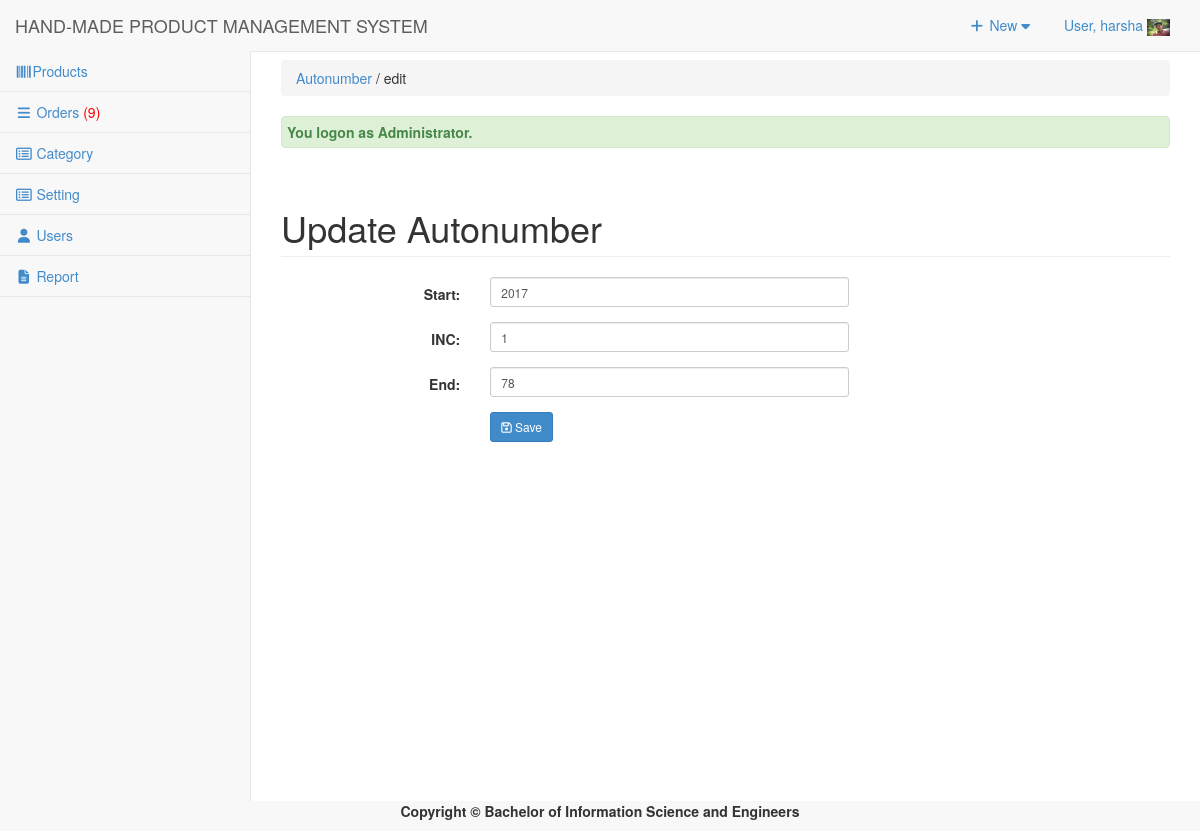
Screenshot of /admin/autonumber/index.php?view=edit&id=PROID (signed in) with the database file from the repository.
### tables this page shows
CREATE TABLE `tbluseraccount` (
  `USERID` int(11) NOT NULL,
  `U_NAME` varchar(122) NOT NULL,
  `U_USERNAME` varchar(122) NOT NULL,
  `U_PASS` varchar(122) NOT NULL,
  `U_ROLE` varchar(30) NOT NULL,
  `USERIMAGE` varchar(255) NOT NULL
);

CREATE TABLE `tblautonumber` (
  `ID` int(11) NOT NULL,
  `AUTOSTART` varchar(11) NOT NULL,
  `AUTOINC` int(11) NOT NULL,
  `AUTOEND` int(11) NOT NULL,
  `AUTOKEY` varchar(12) NOT NULL,
  `AUTONUM` int(30) NOT NULL
);

### admin/autonumber/index.php (called while the page is built, shortened)
<?php
require_once("../../include/initialize.php");
$view = (isset($_GET['view']) && $_GET['view'] != '') ? $_GET['view'] : '';
$header=$view;
$title="Autonumber";
require_once ("../theme/templates.php");
?>

### include/database.php (called while the page is built, shortened)
<?php
class Database {
	var $sql_string = '';
	private $conn;
	public function open_connection() {
		$this->conn = mysqli_connect(server,user,pass);
		if(!$this->conn){
			echo "Problem in database connection! Contact administrator!";
			exit();
		}else{
			$db_select = mysqli_select_db($this->conn,database_name);
		}
	}
	function setQuery($sql='') {
		$this->sql_string=$sql;
	}
	function executeQuery() {
		$result = mysqli_query($this->conn,$this->sql_string);
		return $result;
	}
	private function confirm_query($result) {
		return $result;
	}
	function loadSingleResult() {
		$cur = $this->executeQuery();
		while ($row = mysqli_fetch_object($cur)) {
		return $data = $row;
		}
	}
	public function num_rows($result_set) {
		return mysqli_num_rows($result_set);
	}
}
$mydb = new Database();
?>

### include/accounts.php (called while the page is built, shortened)
<?php
require_once(LIB_PATH.DS.'database.php');
class User {
	protected static  $tblname = "tbluseraccount";
	function single_user($id=""){
			global $mydb;
			$mydb->setQuery("SELECT * FROM ".self::$tblname."
				Where USERID= '{$id}' LIMIT 1");
			$cur = $mydb->loadSingleResult();
			return $cur;
	}
}
?>

### include/autonumbers.php (called while the page is built, shortened)
<?php
require_once(LIB_PATH.DS.'database.php');
class Autonumber {
	protected static  $tblname = "tblautonumber";
	function single_autonumber($autokey=""){
		global $mydb;
		$mydb->setQuery("SELECT * FROM ".self::$tblname."
			WHERE  AUTOKEY= '{$autokey}' LIMIT 1");
		$cur = $mydb->loadSingleResult();
		return $cur;
	}
}
?>

### admin/autonumber/edit.php (the view, shortened to what this page needs)
<?php
  $AUTOKEY = $_GET['id'];
  $autonumber = New Autonumber();
  $singleauto = $autonumber->single_autonumber($AUTOKEY);
?>
 <form class="form-horizontal span6" action="controller.php?action=edit" method="POST">
            <div class="row">
         <div class="col-lg-12">
            <h1 class="page-header">Update Autonumber</h1>
          </div>
       </div>
                  <div class="form-group">
                    <div class="col-md-8">
                      <label class="col-md-4 control-label" for=
                      "AUTOSTART">Start:</label>
                      <div class="col-md-8">
                         <input class="form-control input-sm" id="AUTOSTART" name="AUTOSTART" placeholder=
                            "Start" type="text" value="<?php  echo $singleauto->AUTOSTART; ?>">
                      </div>
                    </div>
                  </div>
                     <div class="form-group">
                    <div class="col-md-8">
                      <label class="col-md-4 control-label" for=
                      "AUTOINC">INC:</label>
                      <div class="col-md-8">
                         <input class="form-control input-sm" id="AUTOINC" name="AUTOINC" placeholder=
                            "INC" type="text" value="<?php  echo $singleauto->AUTOINC; ?>">
                      </div>
                    </div>
                  </div>
                   <div class="form-group">
                    <div class="col-md-8">
                      <label class="col-md-4 control-label" for=
                      "AUTOEND">End:</label>
                      <div class="col-md-8">
                         <input class="form-control input-sm" id="AUTOEND" name="AUTOEND" placeholder=
                            "End" type="text" value="<?php  echo $singleauto->AUTOEND; ?>">
                      </div>
                    </div>
                  </div>
             <div class="form-group">
                    <div class="col-md-8">
                      <label class="col-md-4 control-label" for=
                      "idno"></label>
                      <div class="col-md-8">
                      <button class="btn btn-primary btn-sm" name="save" type="submit" ><span class="fa fa-save fw-fa"></span> Save</button>
                      </div>
                    </div>
                  </div>
        <div class="form-group">
                <div class="rows">
                  <div class="col-md-6">
                    <label class="col-md-6 control-label" for=
                    "otherperson"></label>
                    <div class="col-md-6">
                    </div>
                  </div>
                  <div class="col-md-6" align="right">
                   </div>
              </div>
              </div>
        </form>
        </div>

### admin/theme/templates.php (shortened to what this page needs)
<!DOCTYPE html>
<html lang="en">
<head>
<link href="<?php echo web_root; ?>admin/css/bootstrap.min.css" rel="stylesheet">
<link href="<?php echo web_root; ?>admin/css/metisMenu.min.css" rel="stylesheet">
<link href="<?php echo web_root; ?>admin/css/timeline.css" rel="stylesheet">
<link href="<?php echo web_root; ?>admin/css/sb-admin-2.css" rel="stylesheet">
<link href="<?php echo web_root; ?>admin/font/css/font-awesome.min.css" rel="stylesheet" type="text/css">
<link href="<?php echo web_root; ?>admin/font/font-awesome.min.css" rel="stylesheet" type="text/css">
<link href="<?php echo web_root; ?>admin/css/dataTables.bootstrap.css" rel="stylesheet">
<link href="<?php echo web_root; ?>css/bootstrap-datetimepicker.min.css" rel="stylesheet" media="screen">
<link href="<?php echo web_root; ?>css/datepicker.css" rel="stylesheet" media="screen">
<link href="<?php echo web_root; ?>admin/css/costum.css" rel="stylesheet">
<link href="<?php echo web_root; ?>admin/css/ekko-lightbox.css" rel="stylesheet">
</head>
  <?php
    $query = "SELECT * FROM tblsummary WHERE ORDEREDSTATS = 'Pending'";
    $mydb->setQuery($query);
    $cur = $mydb->executeQuery();
    $rowscount = $mydb->num_rows($cur);
    $res = isset($rowscount)? $rowscount : 0;
    if($res>0){
    $order = '<span style="color:red;">('.$res.')</span>';
    }else{
        $order = '<span> ('.$res.')</span>';
    }
?>
<body>
   <div id="wrapper">
        <nav class="navbar navbar-default navbar-static-top  " role="navigation" style="margin-bottom: 0">
            <div class="navbar-header">
                 <a class="navbar-brand"  href="<?php echo web_root; ?>admin/index.php" >HAND-MADE PRODUCT MANAGEMENT SYSTEM</a>
            </div>
            <ul class="nav navbar-top-links navbar-right">
                 <li class="dropdown">
                    <a class="dropdown-toggle" data-toggle="dropdown" href="#">
                        <i class="fa fa-plus fa-fw"></i> New  <i class="fa fa-caret-down"></i>
                    </a>
                </li>
<?php
 $user = New User();
$singleuser = $user->single_user($_SESSION['USERID']);
?>
                <li class="dropdown">
                    <a class="dropdown-toggle" data-toggle="dropdown" href="#">
                        User, <?php echo $_SESSION['U_NAME']; ?> <img title="profile image" width="23px" height="17px" src="<?php echo web_root.'admin/user/'.$singleuser ->USERIMAGE ?>">
                    </a>
                </li>
            </ul>
            <div class="navbar-default sidebar" role="navigation">
                <div class="sidebar-nav navbar-collapse">
                    <ul class="nav" id="side-menu">
                        <li>
                             <a href="<?php echo web_root; ?>admin/products/index.php"><i class="fa fa-barcode fa-fw"></i>Products </a>
                        </li>
                        <li>
                             <a href="<?php echo web_root; ?>admin/orders/index.php" ><i class="fa fa-reorder fa-fw"></i>  Orders <?php echo $order; ?></a>
                  </li>
                         <li>
                             <a href="<?php echo web_root; ?>admin/category/index.php" ><i class="fa fa-list-alt fa-fw"></i>  Category </a>
                        </li>
                        <?php if ($_SESSION['U_ROLE']=='Administrator') {
                        ?>
                         <li>
                             <a href="<?php echo web_root; ?>admin/settings/index.php" ><i class="fa fa-list-alt fa-fw"></i>  Setting </a>
                        </li>
                          <li>
                            <a href="<?php echo web_root; ?>admin/user/index.php" ><i class="fa fa-user fa-fw"></i> Users </a>
                        </li>
                         <li>
                            <a href="<?php echo web_root; ?>admin/report/index.php" ><i class="fa  fa-file-text fa-fw"></i> Report </a>
                        </li>
                 <?php }  ?>
                    </ul>
                </div>
            </div>
        </nav>
  <div id="page-wrapper">
            <div class="row" >
                <div class="col-lg-12">
                    <?php
                    if ($title<>'Dashboard'){
                       echo   '<p class="breadcrumb" style="margin-top: 8px;">
                        <a href="index.php" title="'. $title.'" >'. $title.'</a>
                        '.(isset($header) ? ' / '. $header : '').'  </p>'  ;
                    } ?>
                  <?php require_once $content; ?>
                </div>
            </div>
        </div>
</body>
      <footer><p  style="text-align: center;font-weight: bold;">Copyright &copy; Bachelor of Information Science and Engineers</p></footer>
</html>

### admin/css/sb-admin-2.css (style rules this page uses)
body { background-color: #f8f8f8; }
#wrapper { width: 100%; }
#page-wrapper { padding: 0 15px; min-height: 568px; background-color: #fff; }
@media (min-width:768px) { #page-wrapper { position: inherit; margin: 0 0 0 250px; padding: 0 30px; border-left: 1px solid #e7e7e7; } }
.navbar-top-links { margin-right: 0; }
.navbar-top-links li { display: inline-block; }
.navbar-top-links li:last-child { margin-right: 15px; }
.navbar-top-links li a { padding: 15px; min-height: 50px; }
.sidebar .sidebar-nav.navbar-collapse { padding-right: 0; padding-left: 0; }
.sidebar ul li { border-bottom: 1px solid #e7e7e7; }
@media (min-width:768px) { .sidebar { z-index: 1; position: absolute; width: 250px; margin-top: 51px; } }

### rows the page displays
tbluseraccount: USERIMAGE (picture)
tblautonumber: AUTOSTART "2017", AUTOINC "1", AUTOEND "78"

### other values shown
$_SESSION['U_NAME'] "harsha"
$res "9"
$title "Autonumber"
$header "edit"
$_SESSION['message'] "You logon as Administrator."
